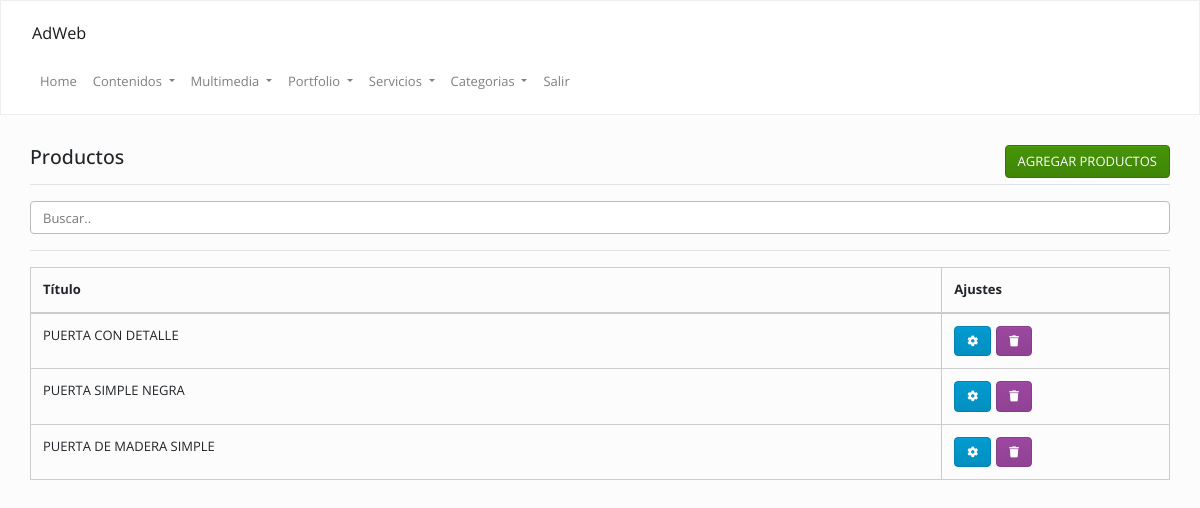
/admin/index.php?op=productos&accion=ver (signed in), run on the app's committed database.
### tables this page shows
CREATE TABLE `productos` (
  `id` int(11) NOT NULL,
  `cod` varchar(255) DEFAULT NULL,
  `titulo` text,
  `precio` float DEFAULT NULL,
  `precio_mayorista` float DEFAULT NULL,
  `precio_descuento` float DEFAULT NULL,
  `stock` int(11) DEFAULT '0',
  `desarrollo` text,
  `categoria` text,
  `subcategoria` text,
  `keywords` text,
  `description` text,
  `fecha` date DEFAULT NULL,
  `meli` varchar(255) DEFAULT NULL,
  `url` text,
  `cod_producto` varchar(255) DEFAULT NULL,
  `var1` varchar(255) DEFAULT NULL COMMENT 'Material',
  `var2` varchar(255) DEFAULT NULL COMMENT 'Medidas',
  `var3` varchar(255) DEFAULT NULL,
  `var4` varchar(255) DEFAULT NULL,
  `var5` varchar(255) DEFAULT NULL,
  `var6` varchar(255) DEFAULT NULL,
  `var7` varchar(255) DEFAULT NULL,
  `var8` varchar(255) DEFAULT NULL
);

### Config/Autoload.php (called while the page is built, shortened)
<?php
class autoload
{
    public static function runAdmin()
    {
        spl_autoload_register(
            function ($clase)
            {
                $ruta = str_replace("\\", "/", $clase) . ".php";
            }
        );
    }
}

### Clases/Conexion.php (called while the page is built, shortened)
<?php namespace Clases;
class Conexion
{
    private $datos = array("host"=> "localhost","user"=> "root","pass"=> "","db"  => "gema_desarrollos");
    private $con;
    public function __construct()
    {
        $this->con = mysqli_connect($this->datos["host"], $this->datos["user"], $this->datos["pass"], $this->datos["db"]);
        mysqli_set_charset($this->con,'utf8');
    }
    public function sqlReturn($query)
    {
        $dato = $this->con->query($query);
        return $dato;
    }
}

### Clases/Productos.php (called while the page is built, shortened)
<?php
class Productos
{
    private $con;
    public function __construct()
    {
        $this->con = new Conexion();
    }
    function list($filter,$order,$limit) {
        $array = array();
        if (is_array($filter)) {
            $filterSql = "WHERE ";
            $filterSql .= implode(" AND ", $filter);
        } else {
            $filterSql = '';
        }
        if ($order != '') {
            $orderSql = $order;
        } else {
            $orderSql = "id DESC";
        }
        if ($limit != '') {
            $limitSql = "LIMIT " . $limit;
        } else {
            $limitSql = '';
        }
        $sql = "SELECT * FROM `productos` $filterSql  ORDER BY $orderSql $limitSql";
        $notas = $this->con->sqlReturn($sql);
        if ($notas) {
            while ($row = mysqli_fetch_assoc($notas)) {
                $array[] = $row;
            }
            return $array ;
        }
    }
}

### admin/inc/productos/ver.php (the view, shortened to what this page needs)
<?php
$productos = new Clases\Productos();
$data      = $productos->list("","","");
?>
<div class="mt-20">
    <div class="col-lg-12 col-md-12">
        <h4>Productos <a class="btn btn-success pull-right" href="<?=URL?>/index.php?op=productos&accion=agregar">AGREGAR PRODUCTOS</a></h4>
        <hr/>
        <input class="form-control" id="myInput" type="text" placeholder="Buscar..">
        <hr/>
        <table class="table  table-bordered  ">
            <thead>
            <th>Título</th>
            <th>Ajustes</th>
            </thead>
             <tbody>
            <?php
if (is_array($data)) {
    for ($i = 0; $i < count($data); $i++) {
        echo "<tr>";
        echo "<td>" . strtoupper($data[$i]["titulo"]) . "</td>";
        echo "<td>";
        echo '<a class="btn btn-info" data-toggle="tooltip" data-placement="top" title="Modificar" href="' . URL . '/index.php?op=productos&accion=modificar&cod=' . $data[$i]["cod"] . '">
                    <i class="fa fa-cog"></i></a>';
        echo '<a class="btn btn-danger" data-toggle="tooltip" data-placement="top" title="Eliminar" href="' . URL . '/index.php?op=productos&accion=ver&borrar=' . $data[$i]["cod"] . '">
                    <i class="fa fa-trash"></i></a>';
        echo "</td>";
        echo "</tr>";
    }
}
?>
        </tbody>
        </table>
    </div>
</div>

### admin/css/style.css (style rules this page uses)
.pull-right { float: right !important; }
.mt-20 { margin-top: 20px !important; }
td .btn { margin-right: 5px; font-size: 11px; }
th:last-child { width: 20%; }

### data on the page
productos: titulo "PUERTA CON DETALLE"
productos: titulo "PUERTA SIMPLE NEGRA"
productos: titulo "PUERTA DE MADERA SIMPLE"
